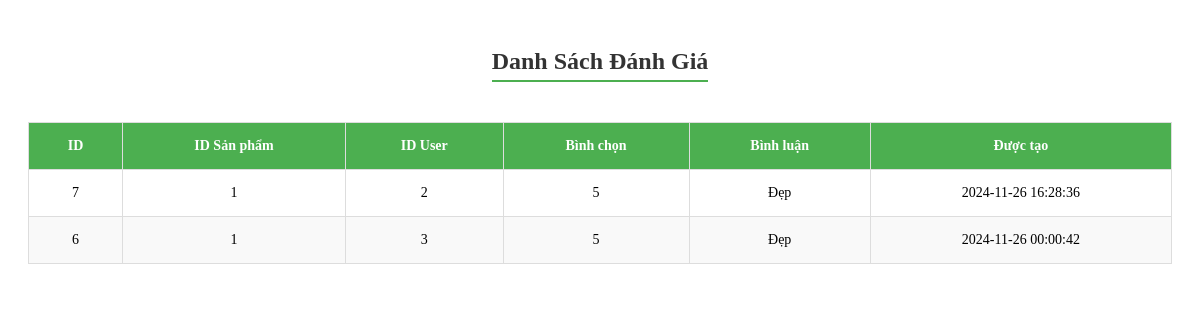
/admin/dashboard/reviews.php, run on the app's committed database.
### tables this page shows
CREATE TABLE `reviews` (
  `id` int(11) NOT NULL,
  `product_id` int(11) NOT NULL,
  `user_id` int(11) NOT NULL,
  `rating` int(11) DEFAULT NULL,
  `comment` text,
  `created_at` timestamp NOT NULL DEFAULT CURRENT_TIMESTAMP
);

### admin/dashboard/reviews.php (the view, shortened to what this page needs)
<?php
include '../../config/database.php';
$query = "SELECT * FROM reviews ORDER BY created_at DESC";
$result = $conn->query($query);
?>
<div class="content-reviews">
   <div class="tieude"> <h2 style="text-align:center;">Danh sách đánh giá</h2>
</div>
    <?php if ($result->num_rows > 0): ?>
        <table border="1" cellpadding="10" cellspacing="0">
            <thead>
                <tr>
                    <th>ID</th>
                    <th>ID Sản phẩm</th>
                    <th>ID User</th>
                    <th>Bình chọn</th>
                    <th>Bình luận</th>
                    <th>Được tạo</th>
                </tr>
            </thead>
            <tbody>
                <?php while ($row = $result->fetch_assoc()): ?>
                    <tr>
                        <td><?= htmlspecialchars($row['id']) ?></td>
                        <td><?= htmlspecialchars($row['product_id']) ?></td>
                        <td><?= htmlspecialchars($row['user_id']) ?></td>
                        <td><?= htmlspecialchars($row['rating']) ?></td>
                        <td><?= htmlspecialchars($row['comment']) ?></td>
                        <td><?= htmlspecialchars($row['created_at']) ?></td>
                    </tr>
                <?php endwhile; ?>
            </tbody>
        </table>
    <?php else: ?>
        <p>Chưa có đánh giá nào.</p>
    <?php endif; ?>
</div>

### admin/dashboard/reviews.php (style rules this page uses)
.content-reviews { padding: 20px; }
.tieude { text-align: center; margin-bottom: 20px; }
.tieude h2 { font-size: 24px; color: #333; text-transform: capitalize; border-bottom: 2px solid #4CAF50; display: inline-block; padding-bottom: 5px; }
table { width: 100%; border-collapse: collapse; margin-top: 20px; background: #fff; }
table th, table td { text-align: center; padding: 15px; border: 1px solid #ddd; font-size: 14px; }
table th { background-color: #4CAF50; color: #ffffff; font-weight: bold; text-transform: none; }
table tr:nth-child(even) { background-color: #f9f9f9; }

### data on the page
reviews: id "7", product "1", user "2", rating "5", comment "Đẹp", created_at "2024-11-26 16:28:36"
reviews: id "6", product "1", user "3", rating "5", comment "Đẹp", created_at "2024-11-26 00:00:42"
